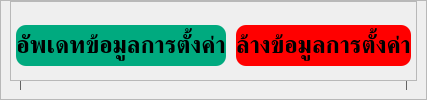
         <widget class="QWidget" name="weighing_settings_page">
          <layout class="QVBoxLayout" name="verticalLayout_11">
           <property name="spacing">
            <number>0</number>
           </property>
           <property name="leftMargin">
            <number>0</number>
           </property>
           <property name="topMargin">
            <number>0</number>
           </property>
           <property name="rightMargin">
            <number>0</number>
           </property>
           <property name="bottomMargin">
            <number>0</number>
           </property>
           <item>
            <widget class="QFrame" name="frame">
             <property name="frameShape">
              <enum>QFrame::StyledPanel</enum>
             </property>
             <property name="frameShadow">
              <enum>QFrame::Raised</enum>
             </property>
             <layout class="QVBoxLayout" name="verticalLayout_37">
              <property name="spacing">
               <number>0</number>
              </property>
              <property name="topMargin">
               <number>0</number>
              </property>
              <item>
               <widget class="QFrame" name="frame_11">
                <property name="minimumSize">
                 <size>
                  <width>0</width>
                  <height>80</height>
                 </size>
                </property>
                <property name="maximumSize">
                 <size>
                  <width>16777215</width>
                  <height>80</height>
                 </size>
                </property>
                <property name="frameShape">
                 <enum>QFrame::StyledPanel</enum>
                </property>
                <property name="frameShadow">
                 <enum>QFrame::Raised</enum>
                </property>
                <layout class="QHBoxLayout" name="horizontalLayout_57">
                 <property name="spacing">
                  <number>10</number>
                 </property>
                 <property name="leftMargin">
                  <number>5</number>
                 </property>
                 <property name="topMargin">
                  <number>10</number>
                 </property>
                 <property name="rightMargin">
                  <number>5</number>
                 </property>
                 <property name="bottomMargin">
                  <number>0</number>
                 </property>
                 <item>
                  <widget class="QPushButton" name="update_settings">
                   <property name="maximumSize">
                    <size>
                     <width>350</width>
                     <height>16777215</height>
                    </size>
                   </property>
                   <property name="font">
                    <font>
                     <family>Kanit</family>
                     <pointsize>18</pointsize>
                     <bold>true</bold>
                    </font>
                   </property>
                   <property name="styleSheet">
                    <string notr="true">background-color: rgb(0, 170, 127);
border-radius: 10px;
padding-top: 8px;
padding-bottom: 8px;</string>
                   </property>
                   <property name="text">
                    <string>อัพเดทข้อมูลการตั้งค่า</string>
                   </property>
                  </widget>
                 </item>
                 <item>
                  <widget class="QPushButton" name="clear_settings">
                   <property name="maximumSize">
                    <size>
                     <width>350</width>
                     <height>16777215</height>
                    </size>
                   </property>
                   <property name="font">
                    <font>
                     <family>Kanit</family>
                     <pointsize>18</pointsize>
                     <bold>true</bold>
                    </font>
                   </property>
                   <property name="styleSheet">
                    <string notr="true">background-color: rgb(255, 0, 0);
border-radius: 10px;
padding-top: 8px;
padding-bottom: 8px;</string>
                   </property>
                   <property name="text">
                    <string>ล้างข้อมูลการตั้งค่า</string>
                   </property>
                  </widget>
                 </item>
                </layout>
               </widget>
              </item>
              <item>
               <widget class="QFrame" name="weighingSettings_Frame">
                <property name="styleSheet">
                 <string notr="true">QFrame {
	border: solid;
	border-width: 1px;
	border-color: rgb(100, 100, 100);
	border-radius: 15px;
	margin: 10px;
}

QLabel {
	color: rgb(60, 60, 60);
	border: none;
	margin: 0;
}</string>
                </property>
                <property name="frameShape">
                 <enum>QFrame::StyledPanel</enum>
                </property>
                <property name="frameShadow">
                 <enum>QFrame::Raised</enum>
                </property>
                <widget class="QLabel" name="Productname_Label">
                 <property name="geometry">
                  <rect>
                   <x>50</x>
                   <y>30</y>
                   <width>51</width>
                   <height>31</height>
                  </rect>
                 </property>
                 <property name="font">
                  <font>
                   <family>Kanit</family>
                   <pointsize>14</pointsize>
                  </font>
                 </property>
                 <property name="text">
                  <string>ชื่อยา</string>
                 </property>
                </widget>
                <widget class="QLabel" name="Productname">
                 <property name="geometry">
                  <rect>
                   <x>100</x>
                   <y>30</y>
                   <width>301</width>
                   <height>31</height>
                  </rect>
                 </property>
                 <property name="font">
                  <font>
                   <family>Kanit</family>
                   <pointsize>14</pointsize>
                  </font>
                 </property>
                 <property name="text">
                  <string>XXXXXXXXXX</string>
                 </property>
                 <property name="indent">
                  <number>-1</number>
                 </property>
                </widget>
                <widget class="QLabel" name="Lot">
                 <property name="geometry">
                  <rect>
                   <x>130</x>
                   <y>60</y>
                   <width>201</width>
                   <height>31</height>
                  </rect>
                 </property>
                 <property name="font">
                  <font>
                   <family>Kanit</family>
                   <pointsize>14</pointsize>
                  </font>
                 </property>
                 <property name="text">
                  <string>XXXXXXX</string>
                 </property>
                </widget>
                <widget class="QLabel" name="Lot_Label">
                 <property name="geometry">
                  <rect>
                   <x>50</x>
                   <y>60</y>
                   <width>81</width>
                   <height>31</height>
                  </rect>
                 </property>
                 <property name="font">
                  <font>
                   <family>Kanit</family>
                   <pointsize>14</pointsize>
                  </font>
                 </property>
                 <property name="text">
                  <string>เลขที่ผลิต</string>
                 </property>
                </widget>
                <widget class="QLabel" name="BalanceID">
                 <property name="geometry">
                  <rect>
                   <x>200</x>
                   <y>90</y>
                   <width>211</width>
                   <height>31</height>
                  </rect>
                 </property>
                 <property name="font">
                  <font>
                   <family>Kanit</family>
                   <pointsize>14</pointsize>
                  </font>
                 </property>
                 <property name="text">
                  <string>XXXXXXX</string>
                 </property>
                </widget>
                <widget class="QLabel" name="Balance_Label">
                 <property name="geometry">
                  <rect>
                   <x>50</x>
                   <y>90</y>
                   <width>141</width>
                   <height>31</height>
                  </rect>
                 </property>
                 <property name="font">
                  <font>
                   <family>Kanit</family>
                   <pointsize>14</pointsize>
                  </font>
                 </property>
                 <property name="text">
                  <string>เครื่องชั่งหมายเลข</string>
                 </property>
                </widget>
                <widget class="QLabel" name="TabletID">
                 <property name="geometry">
                  <rect>
                   <x>140</x>
                   <y>120</y>
                   <width>61</width>
                   <height>31</height>
                  </rect>
                 </property>
                 <property name="font">
                  <font>
                   <family>Kanit</family>
                   <pointsize>14</pointsize>
                  </font>
                 </property>
                 <property name="text">
                  <string>XXX</string>
                 </property>
                </widget>
                <widget class="QLabel" name="TabletID_Label">
                 <property name="geometry">
                  <rect>
                   <x>50</x>
                   <y>120</y>
                   <width>91</width>
                   <height>31</height>
                  </rect>
                 </property>
                 <property name="font">
                  <font>
                   <family>Kanit</family>
                   <pointsize>14</pointsize>
                  </font>
                 </property>
                 <property name="text">
                  <string>เครื่องตอก</string>
                 </property>
                </widget>
                <widget class="QLabel" name="WeightIpcPer_Label">
                 <property name="geometry">
                  <rect>
                   <x>50</x>
                   <y>240</y>
                   <width>241</width>
                   <height>31</height>
                  </rect>
                 </property>
                 <property name="font">
                  <font>
                   <family>Kanit</family>
                   <pointsize>14</pointsize>
                  </font>
                 </property>
                 <property name="text">
                  <string>% ช่วงน้ำหนักเบี่ยงเบนที่ยอมรับ</string>
                 </property>
                </widget>
                <widget class="QLabel" name="WeightIpcPer">
                 <property name="geometry">
                  <rect>
                   <x>300</x>
                   <y>240</y>
                   <width>101</width>
                   <height>31</height>
                  </rect>
                 </property>
                 <property name="font">
                  <font>
                   <family>Kanit</family>
                   <pointsize>14</pointsize>
                  </font>
                 </property>
                 <property name="text">
                  <string>XX.XXX %</string>
                 </property>
                </widget>
                <widget class="QLabel" name="meanWeightAvgMin_Label">
                 <property name="geometry">
                  <rect>
                   <x>50</x>
                   <y>270</y>
                   <width>191</width>
                   <height>31</height>
                  </rect>
                 </property>
                 <property name="font">
                  <font>
                   <family>Kanit</family>
                   <pointsize>14</pointsize>
                  </font>
                 </property>
                 <property name="text">
                  <string>ช่วงน้ำหนักเฉลี่ยที่ยอมรับ</string>
                 </property>
                </widget>
                <widget class="QLabel" name="meanWeightAvgMin">
                 <property name="geometry">
                  <rect>
                   <x>250</x>
                   <y>270</y>
                   <width>211</width>
                   <height>31</height>
                  </rect>
                 </property>
                 <property name="font">
                  <font>
                   <family>Kanit</family>
                   <pointsize>14</pointsize>
                  </font>
                 </property>
                 <property name="text">
                  <string>XX.XXX - XX.XXX กรัม</string>
                 </property>
                </widget>
                <widget class="QLabel" name="MeanWeightREG">
                 <property name="geometry">
                  <rect>
                   <x>350</x>
                   <y>330</y>
                   <width>201</width>
                   <height>31</height>
                  </rect>
                 </property>
                 <property name="font">
                  <font>
                   <family>Kanit</family>
                   <pointsize>14</pointsize>
                  </font>
                 </property>
                 <property name="text">
                  <string>XX.XXX - XX.XXX กรัม</string>
                 </property>
                </widget>
                <widget class="QLabel" name="MeanWeightREG_Label">
                 <property name="geometry">
                  <rect>
                   <x>50</x>
                   <y>330</y>
                   <width>291</width>
                   <height>31</height>
                  </rect>
                 </property>
                 <property name="font">
                  <font>
                   <family>Kanit</family>
                   <pointsize>14</pointsize>
                  </font>
                 </property>
                 <property name="text">
                  <string>ช่วงน้ำหนักเบี่ยงเบนที่กฏหมายยอมรับ</string>
                 </property>
                </widget>
                <widget class="QLabel" name="Operator_Label">
                 <property name="geometry">
                  <rect>
                   <x>50</x>
                   <y>360</y>
                   <width>101</width>
                   <height>31</height>
                  </rect>
                 </property>
                 <property name="font">
                  <font>
                   <family>Kanit</family>
                   <pointsize>14</pointsize>
                  </font>
                 </property>
                 <property name="text">
                  <string>ผู้ปฏิบัติงาน</string>
                 </property>
                </widget>
                <widget class="QLabel" name="Operator">
                 <property name="geometry">
                  <rect>
                   <x>150</x>
                   <y>360</y>
                   <width>301</width>
                   <height>31</height>
                  </rect>
                 </property>
                 <property name="font">
                  <font>
                   <family>Kanit</family>
                   <pointsize>14</pointsize>
                  </font>
                 </property>
                 <property name="text">
                  <string>XXXXXXXXXX</string>
                 </property>
                </widget>
                <widget class="QLabel" name="numberPunches_Label">
                 <property name="geometry">
                  <rect>
                   <x>50</x>
                   <y>150</y>
                   <width>91</width>
                   <height>31</height>
                  </rect>
                 </property>
                 <property name="font">
                  <font>
                   <family>Kanit</family>
                   <pointsize>14</pointsize>
                  </font>
                 </property>
                 <property name="text">
                  <string>จำนวนสาก</string>
                 </property>
                </widget>
                <widget class="QLabel" name="numberPunches">
                 <property name="geometry">
                  <rect>
                   <x>140</x>
                   <y>150</y>
                   <width>121</width>
                   <height>31</height>
                  </rect>
                 </property>
                 <property name="font">
                  <font>
                   <family>Kanit</family>
                   <pointsize>14</pointsize>
                  </font>
                 </property>
                 <property name="text">
                  <string>XXX สาก</string>
                 </property>
                </widget>
                <widget class="QLabel" name="numberTablets">
                 <property name="geometry">
                  <rect>
                   <x>210</x>
                   <y>180</y>
                   <width>121</width>
                   <height>31</height>
                  </rect>
                 </property>
                 <property name="font">
                  <font>
                   <family>Kanit</family>
                   <pointsize>14</pointsize>
                  </font>
                 </property>
                 <property name="text">
                  <string>XX เม็ด</string>
                 </property>
                </widget>
                <widget class="QLabel" name="numberTablets_Label">
                 <property name="geometry">
                  <rect>
                   <x>50</x>
                   <y>180</y>
                   <width>151</width>
                   <height>31</height>
                  </rect>
                 </property>
                 <property name="font">
                  <font>
                   <family>Kanit</family>
                   <pointsize>14</pointsize>
                  </font>
                 </property>
                 <property name="text">
                  <string>จำนวนเม็ดที่ต้องชั่ง</string>
                 </property>
                </widget>
                <widget class="QLabel" name="meanWeight_Label">
                 <property name="geometry">
                  <rect>
                   <x>50</x>
                   <y>210</y>
                   <width>131</width>
                   <height>31</height>
                  </rect>
                 </property>
                 <property name="font">
                  <font>
                   <family>Kanit</family>
                   <pointsize>14</pointsize>
                  </font>
                 </property>
                 <property name="text">
                  <string>น้ำหนักตอก/เม็ด</string>
                 </property>
                </widget>
                <widget class="QLabel" name="meanWeight">
                 <property name="geometry">
                  <rect>
                   <x>190</x>
                   <y>210</y>
                   <width>121</width>
                   <height>31</height>
                  </rect>
                 </property>
                 <property name="font">
                  <font>
                   <family>Kanit</family>
                   <pointsize>14</pointsize>
                  </font>
                 </property>
                 <property name="text">
                  <string>XX.XXX กรัม</string>
                 </property>
                </widget>
                <widget class="QLabel" name="MeanWeightInhouse_Label">
                 <property name="geometry">
                  <rect>
                   <x>50</x>
                   <y>300</y>
                   <width>221</width>
                   <height>31</height>
                  </rect>
                 </property>
                 <property name="font">
                  <font>
                   <family>Kanit</family>
                   <pointsize>14</pointsize>
                  </font>
                 </property>
                 <property name="text">
                  <string>ช่วงน้ำหนักเบี่ยงเบนที่ยอมรับ</string>
                 </property>
                </widget>
                <widget class="QLabel" name="MeanWeightInhouse">
                 <property name="geometry">
                  <rect>
                   <x>280</x>
                   <y>300</y>
                   <width>211</width>
                   <height>31</height>
                  </rect>
                 </property>
                 <property name="font">
                  <font>
                   <family>Kanit</family>
                   <pointsize>14</pointsize>
                  </font>
                 </property>
                 <property name="text">
                  <string>XX.XXX - XX.XXX กรัม</string>
                 </property>
                </widget>
               </widget>
              </item>
             </layout>
            </widget>
           </item>
          </layout>
         </widget>
